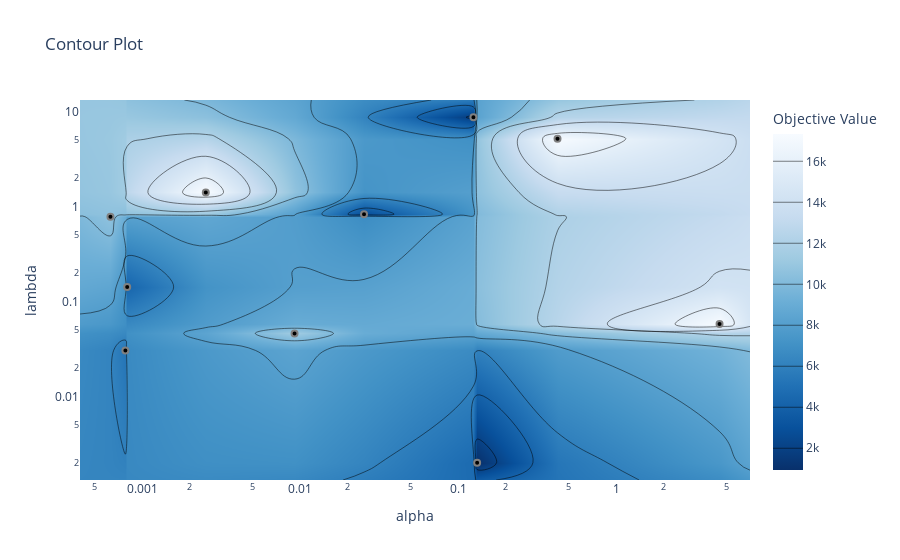

The cell this chart's notebook holds for it:
### Code cell
optuna.visualization.plot_contour(study,params=['alpha','lambda'])

### Figure 1 — Plotly figure (JSON) as saved in the notebook; plotly's stock layout.template omitted (floating-point values rounded to 4 significant figures; data arrays with more than 128 entries replaced by an {"elided": "..."} marker saying what was removed)
{"data": [{"colorbar": {"title": {"text": "Objective Value"}}, "colorscale": [[0, "rgb(247,251,255)"], [0.125, "rgb(222,235,247)"], [0.25, "rgb(198,219,239)"], [0.375, "rgb(158,202,225)"], [0.5, "rgb(107,174,214)"], [0.625, "rgb(66,146,198)"], [0.75, "rgb(33,113,181)"], [0.875, "rgb(8,81,156)"], [1, "rgb(8,48,107)"]], "connectgaps": true, "contours": {"coloring": "heatmap"}, "hoverinfo": "none", "line": {"smoothing": 1.3}, "reversescale": true, "type": "contour", "x": [0.0004047, 0.0006308, 0.0007841, 0.0008051, 0.002531, 0.009224, 0.02539, 0.125, 0.132, 0.4258, 4.516, 7.038], "y": [0.001319, 0.002005, 0.03054, 0.04617, 0.05788, 0.1423, 0.7834, 0.8324, 1.407, 5.192, 8.717, 13.25], "z": {"elided": "12x12 float values"}}, {"marker": {"color": "black", "line": {"color": "Grey", "width": 2}}, "mode": "markers", "showlegend": false, "type": "scatter", "x": [0.0007841, 0.132, 4.516, 0.0006308, 0.4258, 0.009224, 0.002531, 0.02539, 0.0008051, 0.125], "y": [0.03054, 0.002005, 0.05788, 0.7834, 5.192, 0.04617, 1.407, 0.8324, 0.1423, 8.717]}], "layout": {"title": {"text": "Contour Plot"}, "xaxis": {"range": [-3.393, 0.8475], "title": {"text": "alpha"}, "type": "log"}, "yaxis": {"range": [-2.88, 1.122], "title": {"text": "lambda"}, "type": "log"}}}
